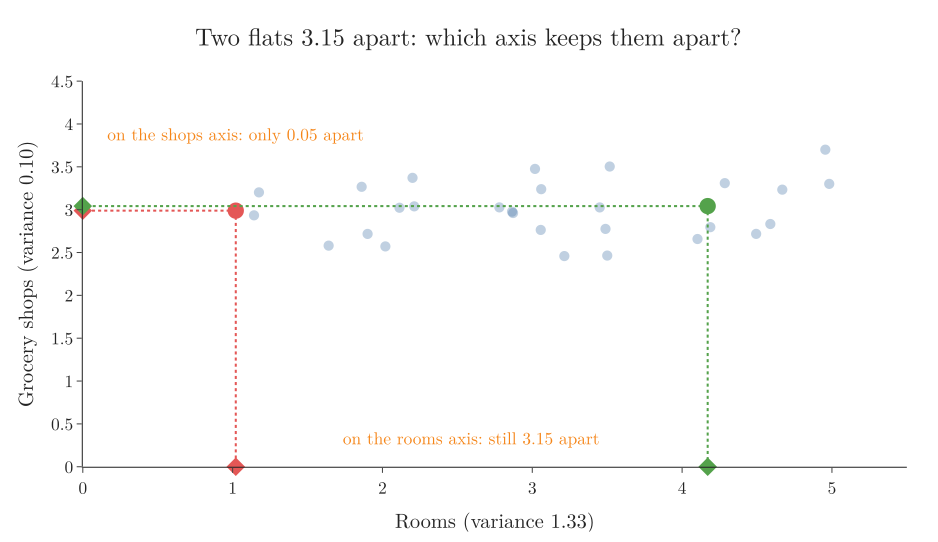

Recreate this plot in Python.
"""Why PCA keeps the direction with the most variance: two flats far apart in rooms stay apart when projected on
the rooms axis, but land almost on top of each other when projected on the grocery-shops axis."""
from pathlib import Path
import numpy as np
import plotly.graph_objects as go
from flats import rooms, shops

here = Path(__file__).parent
BLUE, ORANGE, GREEN, RED, GREY = "#4C78A8", "#F58518", "#54A24B", "#E45756", "#6B6B6B"
i, j = int(np.argmin(rooms)), int(np.argmax(rooms))
# pick the far-right flat whose shop count is closest to the far-left one
j = int(np.argmin(np.abs(shops - shops[i]) + 10 * (rooms < 4)))
d_full = float(np.hypot(rooms[i] - rooms[j], shops[i] - shops[j]))
d_x, d_y = abs(rooms[i] - rooms[j]), abs(shops[i] - shops[j])
print(f"distance in 2D {d_full:.2f}; on rooms axis {d_x:.2f}; on shops axis {d_y:.2f}")
fig = go.Figure()
fig.add_trace(go.Scatter(x=rooms, y=shops, mode="markers", marker=dict(size=10, color=BLUE, opacity=0.35)))
for k, colour in ((i, RED), (j, GREEN)):
    fig.add_trace(go.Scatter(x=[rooms[k]], y=[shops[k]], mode="markers", marker=dict(size=16, color=colour)))
    fig.add_trace(go.Scatter(x=[rooms[k], rooms[k], None, rooms[k], 0], y=[shops[k], 0, None, shops[k], shops[k]],
                             mode="lines", line=dict(color=colour, dash="dot", width=2)))
    fig.add_trace(go.Scatter(x=[rooms[k], 0], y=[0, shops[k]], mode="markers",
                             marker=dict(size=14, color=colour, symbol="diamond"), cliponaxis=False))
fig.add_annotation(x=(rooms[i] + rooms[j]) / 2, y=0.35, showarrow=False, font=dict(size=17, color=ORANGE),
                   text=f"on the rooms axis: still {d_x:.2f} apart")
fig.add_annotation(x=0.15, y=shops[i] + 0.9, xanchor="left", showarrow=False, font=dict(size=17, color=ORANGE),
                   text=f"on the shops axis: only {d_y:.2f} apart")
fig.update_layout(template="simple_white", width=900, height=520, showlegend=False,
                  font=dict(family="Latin Modern Roman", size=17), margin=dict(l=70, r=20, t=70, b=60),
                  title=dict(text=f"Two flats {d_full:.2f} apart: which axis keeps them apart?", x=0.5),
                  xaxis=dict(title="Rooms (variance 1.33)", range=[0, 5.5]),
                  yaxis=dict(title="Grocery shops (variance 0.10)", range=[0, 4.5]))
fig.write_image(here / "why_max_variance.png", scale=2)
fig.write_image(here / "why_max_variance.pdf")
